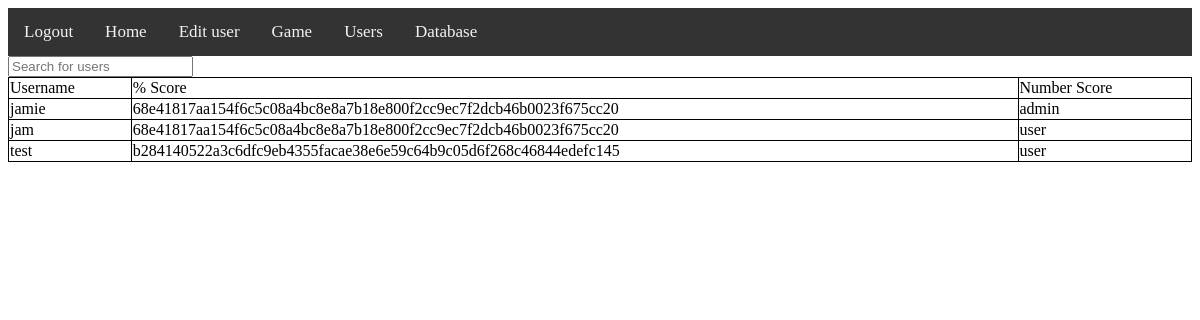
Before: /database/list/ (signed in) with the older database file.
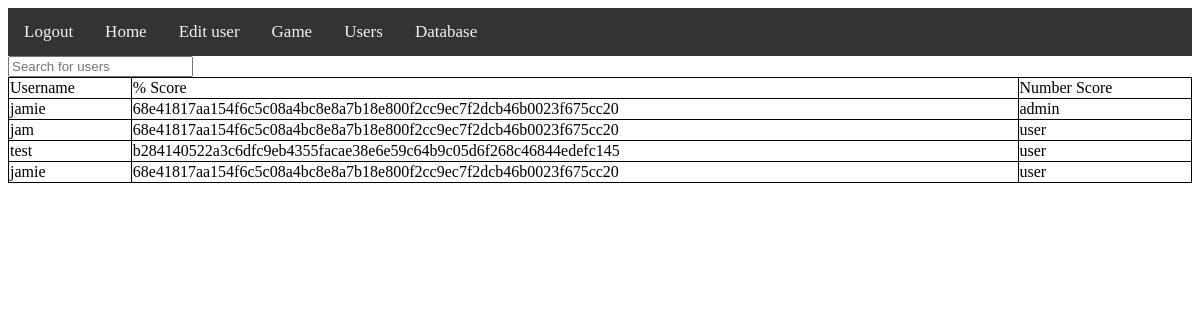
After: the same page with the newer database file.
### tables this page shows
CREATE TABLE users (username characters(100),password characters(100),role characters(100));

### database/database.py (the view)
@database_bp.route("/list/")
def database_list():
    if "username" not in session:
        session["redirect"] = "database.database_list"
        return redirect(url_for("functions.login"))
    if users_db.select_max(*session["select_args"])[0][2] not in admin_roles: #if the user is not an admin
        flash("Need to be admin")
        return redirect(url_for("functions.home")) #send them to the home page
    return render_template("/database/list.html",users=users_db.read(), headings=users_db.columns())

### database_mod.py (called while the page is built)
    def read(self):
        self.c.execute(f"SELECT * FROM {self.table}")
        self.conn.commit()
        self.lines = self.c.fetchall()
        return self.lines

    def columns(self):
        self.c.execute(f"PRAGMA table_info({self.table})")
        self.conn.commit()
        self.columns_values = []
        for x in self.c.fetchall():
            self.columns_values.append(x[1])
        return self.columns_values

    def select_max(self,value, column_number,value2, column_number2):
        self.to_write = f"SELECT * FROM {self.table} WHERE "
        self.to_write += f"{self.columns()[column_number-1]} = '{value}' AND {self.columns()[column_number2-1]} = '{value2}'"
        self.c.execute(self.to_write)
        self.conn.commit()
        return self.c.fetchall()

### database/templates/database/list.html (shortened to what this page needs)
{% extends "base.html" %}
{% block content %}
<input type="text" onkeyup="table_search()" id="search_box" placeholder="Search for users">
<table id="sort_table_id">
<tr>
    <td onclick="sort_alph(0)">Username</td>
    <td onclick="sort_alph(1)">% Score</td>
    <td onclick="sort_alph(2)">Number Score</td>
</tr>
{% for user in users %}
    <tr>
    {% for item in user %}
        <td>{{item}}</td>
    {% endfor %}
    </tr>
{% endfor %}
</table>
{% endblock %}

### templates/base.html (shortened to what this page needs)
<!doctype html>
<html>
<head>
<link rel="stylesheet" href="{{ url_for('static',filename='styles/base.css') }}">
</head>
<body>
    <div class="topnav">
        <a href="/logout">Logout</a>
        <a href="/">Home</a>
        <a href="/user/">Edit user</a>
        <a href="/game/">Game</a>
        <a href="/users/">Users</a>
        <a href="/database/">Database</a>
    </div>
    {% block content %}{% endblock %}
</body>
</html>

### static/styles/base.css (style rules this page uses)
.topnav { background-color: #333; overflow: hidden; }
.topnav { overflow: hidden; background-color: #333; }
.topnav a { float: left; color: #f2f2f2; text-align: center; padding: 14px 16px; text-decoration: none; font-size: 17px; }
table, td, th { border: 1px solid black; }
table { width: 100%; border-collapse: collapse; }

Changed rows visible on the page:
added users: username "jamie", password "68e41817aa154f6c5c08a4bc8e8a7b18e800f2cc9ec7f2dcb46b0023f675cc20", role "user"
